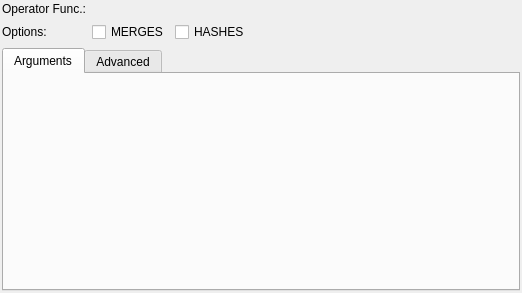
<?xml version="1.0" encoding="UTF-8"?>
<ui version="4.0">
 <class>OperatorWidget</class>
 <widget class="QWidget" name="OperatorWidget">
  <property name="geometry">
   <rect>
    <x>0</x>
    <y>0</y>
    <width>522</width>
    <height>293</height>
   </rect>
  </property>
  <property name="windowTitle">
   <string>Form</string>
  </property>
  <layout class="QGridLayout" name="operator_grid">
   <property name="leftMargin">
    <number>2</number>
   </property>
   <property name="topMargin">
    <number>2</number>
   </property>
   <property name="rightMargin">
    <number>2</number>
   </property>
   <property name="bottomMargin">
    <number>2</number>
   </property>
   <property name="spacing">
    <number>6</number>
   </property>
   <item row="1" column="1">
    <widget class="QCheckBox" name="merges_chk">
     <property name="text">
      <string>MERGES</string>
     </property>
    </widget>
   </item>
   <item row="1" column="2">
    <widget class="QCheckBox" name="hashes_chk">
     <property name="text">
      <string>HASHES</string>
     </property>
    </widget>
   </item>
   <item row="1" column="0">
    <widget class="QLabel" name="options_lbl">
     <property name="minimumSize">
      <size>
       <width>70</width>
       <height>0</height>
      </size>
     </property>
     <property name="text">
      <string>Options:</string>
     </property>
    </widget>
   </item>
   <item row="2" column="0" colspan="4">
    <widget class="QTabWidget" name="attributes_twg">
     <property name="currentIndex">
      <number>0</number>
     </property>
     <widget class="QWidget" name="arguments_tab">
      <attribute name="title">
       <string>Arguments</string>
      </attribute>
     </widget>
     <widget class="QWidget" name="funcs_opers_tab">
      <attribute name="title">
       <string>Advanced</string>
      </attribute>
      <layout class="QGridLayout" name="gridLayout">
       <property name="leftMargin">
        <number>4</number>
       </property>
       <property name="topMargin">
        <number>4</number>
       </property>
       <property name="rightMargin">
        <number>4</number>
       </property>
       <property name="bottomMargin">
        <number>4</number>
       </property>
       <property name="spacing">
        <number>6</number>
       </property>
       <item row="1" column="0">
        <widget class="QLabel" name="join_func_lbl">
         <property name="text">
          <string>Join:</string>
         </property>
        </widget>
       </item>
       <item row="2" column="0">
        <widget class="QLabel" name="restrict_func_lbl">
         <property name="text">
          <string>Restrict:</string>
         </property>
        </widget>
       </item>
       <item row="3" column="0">
        <widget class="QLabel" name="commutator_op_lbl">
         <property name="text">
          <string>Commutator</string>
         </property>
        </widget>
       </item>
       <item row="4" column="0">
        <widget class="QLabel" name="negator_op_lbl">
         <property name="text">
          <string>Negator:</string>
         </property>
        </widget>
       </item>
       <item row="5" column="0">
        <spacer name="verticalSpacer">
         <property name="orientation">
          <enum>Qt::Vertical</enum>
         </property>
         <property name="sizeHint" stdset="0">
          <size>
           <width>20</width>
           <height>193</height>
          </size>
         </property>
        </spacer>
       </item>
      </layout>
     </widget>
    </widget>
   </item>
   <item row="1" column="3">
    <spacer name="horizontalSpacer">
     <property name="orientation">
      <enum>Qt::Horizontal</enum>
     </property>
     <property name="sizeHint" stdset="0">
      <size>
       <width>229</width>
       <height>20</height>
      </size>
     </property>
    </spacer>
   </item>
   <item row="3" column="0">
    <spacer name="verticalSpacer_3">
     <property name="orientation">
      <enum>Qt::Vertical</enum>
     </property>
     <property name="sizeHint" stdset="0">
      <size>
       <width>20</width>
       <height>1</height>
      </size>
     </property>
    </spacer>
   </item>
   <item row="0" column="0">
    <widget class="QLabel" name="operator_func_lbl">
     <property name="text">
      <string>Operator Func.:</string>
     </property>
    </widget>
   </item>
  </layout>
 </widget>
 <resources/>
 <connections/>
</ui>
